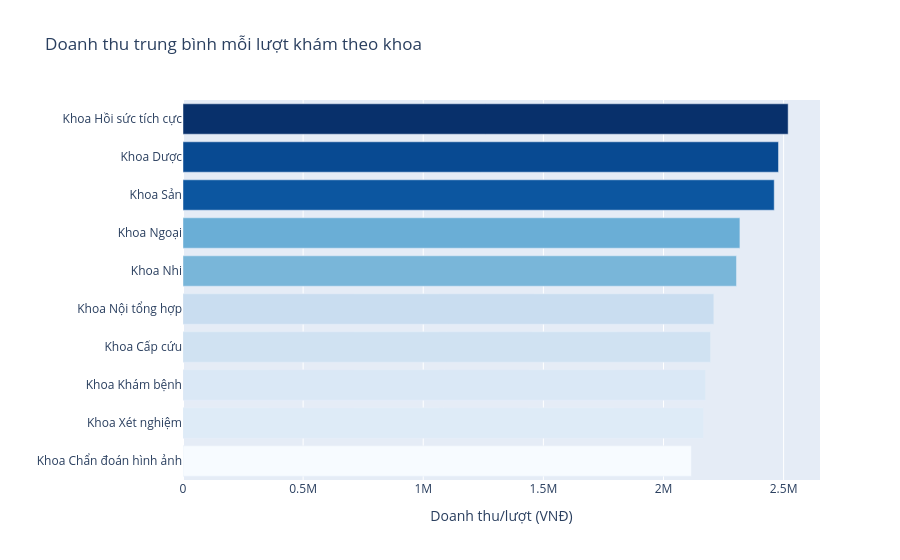

The notebook cell saved with this chart:
### Code cell
# Doanh thu trung bình mỗi lượt khám theo khoa
fig = px.bar(
    dept_stats.sort_values("revenue_per_visit"),
    x="revenue_per_visit", y="TEN_KHOAPHONG",
    orientation="h",
    title="Doanh thu trung bình mỗi lượt khám theo khoa",
    labels={"revenue_per_visit": "Doanh thu/lượt (VNĐ)", "TEN_KHOAPHONG": ""},
    color="revenue_per_visit",
    color_continuous_scale="Blues",
)
fig.update_layout(coloraxis_showscale=False)
fig.show()

### Figure 1 — Plotly figure (JSON) as saved in the notebook; plotly's stock layout.template omitted (floating-point values rounded to 4 significant figures)
{"data": [{"hovertemplate": "Doanh thu/lượt (VNĐ)=%{marker.color}<br>=%{y}<extra></extra>", "legendgroup": "", "marker": {"color": [2116000.0, 2166000.0, 2175000.0, 2196000.0, 2209000.0, 2304000.0, 2318000.0, 2461000.0, 2479000.0, 2519000.0], "coloraxis": "coloraxis", "pattern": {"shape": ""}}, "name": "", "orientation": "h", "showlegend": false, "textposition": "auto", "type": "bar", "x": [2116000.0, 2166000.0, 2175000.0, 2196000.0, 2209000.0, 2304000.0, 2318000.0, 2461000.0, 2479000.0, 2519000.0], "xaxis": "x", "y": ["Khoa Chẩn đoán hình ảnh", "Khoa Xét nghiệm", "Khoa Khám bệnh", "Khoa Cấp cứu", "Khoa Nội tổng hợp", "Khoa Nhi", "Khoa Ngoại", "Khoa Sản", "Khoa Dược", "Khoa Hồi sức tích cực"], "yaxis": "y"}], "layout": {"barmode": "relative", "coloraxis": {"colorbar": {"title": {"text": "Doanh thu/lượt (VNĐ)"}}, "colorscale": [[0, "rgb(247,251,255)"], [0.125, "rgb(222,235,247)"], [0.25, "rgb(198,219,239)"], [0.375, "rgb(158,202,225)"], [0.5, "rgb(107,174,214)"], [0.625, "rgb(66,146,198)"], [0.75, "rgb(33,113,181)"], [0.875, "rgb(8,81,156)"], [1, "rgb(8,48,107)"]], "showscale": false}, "legend": {"tracegroupgap": 0}, "title": {"text": "Doanh thu trung bình mỗi lượt khám theo khoa"}, "xaxis": {"anchor": "y", "domain": [0, 1], "title": {"text": "Doanh thu/lượt (VNĐ)"}}, "yaxis": {"anchor": "x", "domain": [0, 1], "title": {"text": ""}}}}
